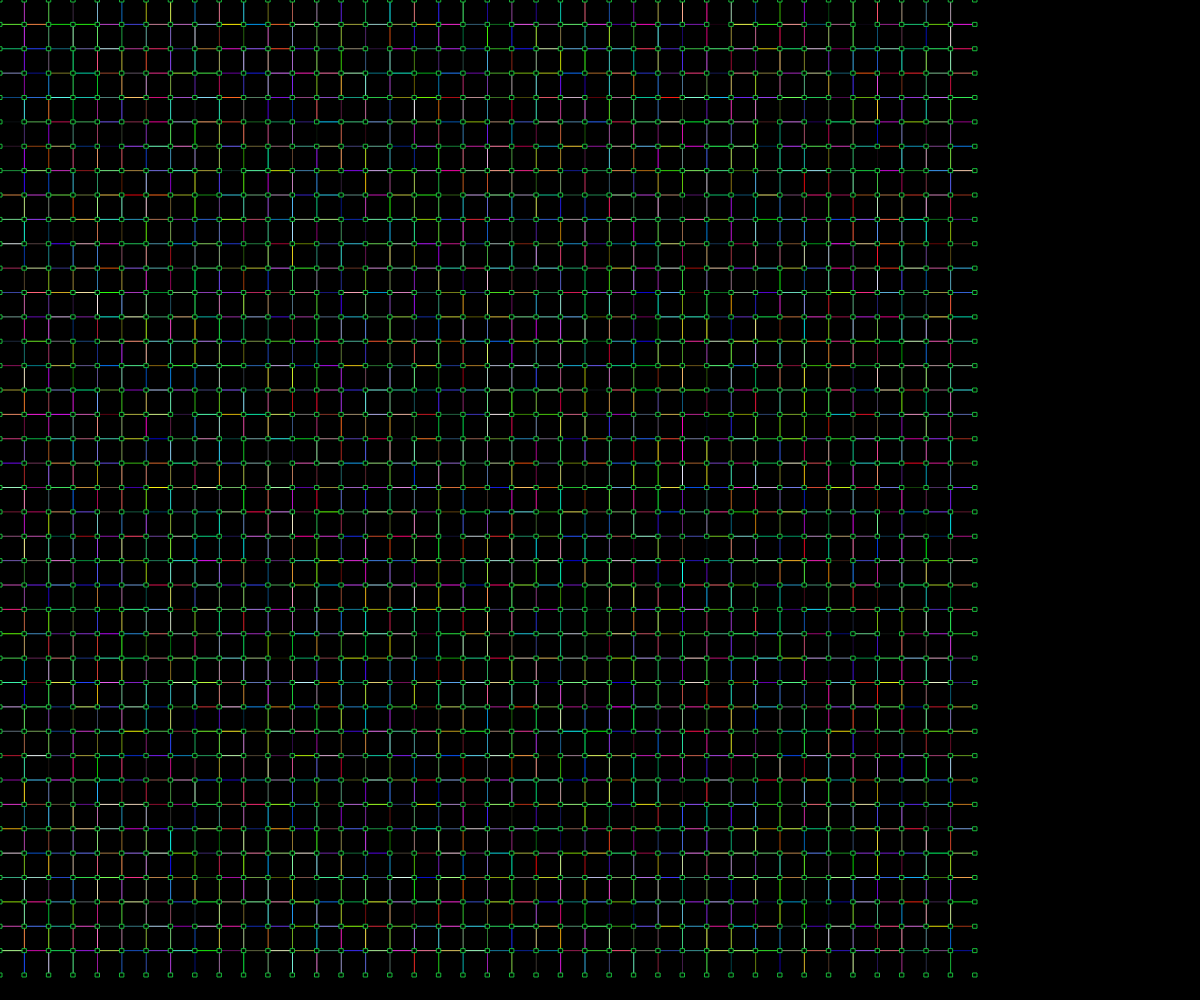
Frame 1 (no input)
Frame 60 (no input): identical to frame 1, image omitted
Frame 120 (the mouse pressed at the canvas centre since frame 60): identical to frame 1, image omitted

The p5.js sketch that drew this single still picture (run headless with seeded random() and noise() and a simulated clock; from frame 60 on, the mouse is pressed at the canvas centre):

// p5.js sketch
// ── sketch.js
let nodeArray = [];
let linkArray = [];
const cutHistory = [];

const gridCount = 40;
const friction = 0.99;
const forceMultiplier = 0.25;
const knifeRange = 10;
const speedLimit = 8;

const node = function (x, y, pinned) {
  this.pos = createVector(x, y);
  this.vel = createVector(0, 0);
  this.force = createVector(0, 0);
  this.pinned = pinned;

  this.show = () => rect(this.pos.x, this.pos.y, 4);

  this.update = () => {
    if (this.pinned) return;
    const acc = this.force.mult(forceMultiplier);

    this.vel.add(acc);
    this.vel.limit(speedLimit);
    this.pos.add(this.vel);

    this.force.mult(0);
    this.vel.mult(friction);
  };
};

const link = function (node1, node2) {
  this.node1 = node1;
  this.node2 = node2;
  
  // Generate random color for the link
  this.color = color(random(255), random(255), random(255));

  this.getMiddlePoint = () => this.node1.pos.copy().add(this.node2.pos).div(2);

  this.show = () => {
    stroke(this.color);
    line(
      this.node1.pos.x,
      this.node1.pos.y,
      this.node2.pos.x,
      this.node2.pos.y
    );
  };

  this.update = () => {
    const difference = node2.pos.copy().sub(node1.pos);
    this.node1.pinned || this.node1.force.add(difference);
    this.node2.pinned || this.node2.force.sub(difference);
  };
};

function setup() {
  createCanvas(windowWidth, windowHeight);
  nodeArray = createNodes();
  linkArray = createLinks(nodeArray);
}

function createNodes() {
  const nodes = [];
  const gridSize = min(windowWidth, windowHeight);
  const nodeCount = gridCount + 1;
  const spacing = gridSize / gridCount;

  for (let j = 0; j <= gridCount; j++) {
    for (let i = 0; i <= gridCount; i++) {
      const pinned = i === 0 || j === 0 || i === gridCount || j === gridCount;
      const x = map(i, 0, gridCount, 0, gridSize - spacing);
      const y = map(j, 0, gridCount, 0, gridSize - spacing);
      nodes.push(new node(x, y, pinned));
    }
  }
  return nodes;
}

function createLinks(nodes) {
  const links = [];
  nodes.forEach((current, index) => {
    const rest = nodes.slice(index + 1);
    const neighbors = rest.filter(
      (target) => current.pos.dist(target.pos) <= width / gridCount
    );
    neighbors.forEach(
      (target) =>
        (current.pinned && target.pinned) ||
        links.push(new link(current, target))
    );
  });
  return links;
}

function draw() {
  background(0);
  stroke("black");
  fill(0);
  rectMode(CENTER);

  linkArray.forEach((link) => link.update());
  nodeArray.forEach((node) => node.update());

  linkArray.forEach((link) => link.show());
  nodeArray.forEach((node) => node.show());

  if (keyIsPressed && (key == " " || key == "u" || key == "U")) undo();
}

function undo() {
  if (!cutHistory.length) return;
  const tail = cutHistory.pop();
  linkArray.push(tail);
}

function mouseDragged() {
  const mouse = createVector(mouseX, mouseY);

  linkArray = linkArray.filter((link) => {
    const middle = link.getMiddlePoint();
    const difference = middle.copy().sub(mouse);
    const distance = Math.hypot(difference.x, difference.y);

    if (distance > knifeRange) return true;
    cutHistory.push(link);
    return false;
  });
}
